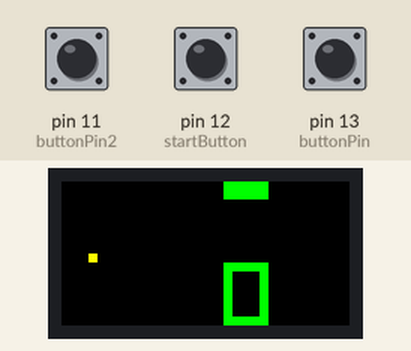
Recording of a sketch running on a simulated Arduino Uno, built with avr-gcc and run on an emulated ATmega328P. Shown: 32×16 colour display. The test bench sets the inputs (shaded band); at power-on: pin 11 (buttonPin2) LOW, pin 12 (startButton) HIGH, pin 13 (buttonPin) LOW. Random numbers use the default seed unless the sketch sets one.

Above: at 3.59 s.
3.6 s: pin 11 (buttonPin2) pulled HIGH for 0.15 s
At 14.7 s:
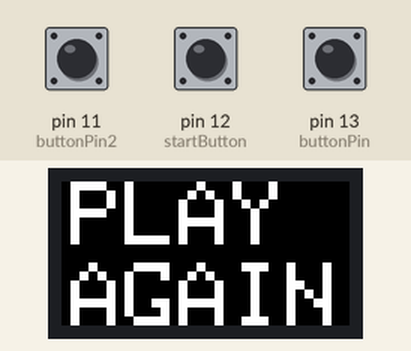
15.7 s: pin 12 (startButton) pulled LOW for 1 s
At 16.9 s:
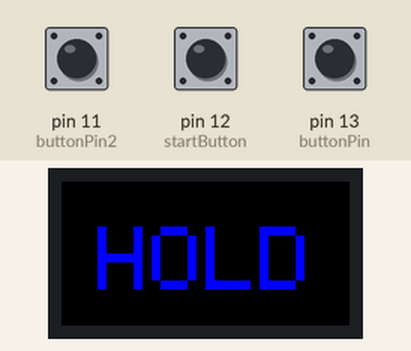
19.7 s: pin 13 (buttonPin) pulled HIGH for 1 s
At 20.51 s:
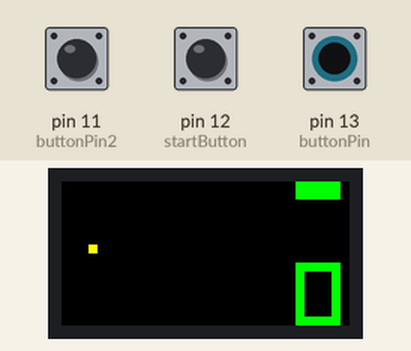
22.2 s: pin 11 (buttonPin2) pulled HIGH for 1 s
At 24.0 s:
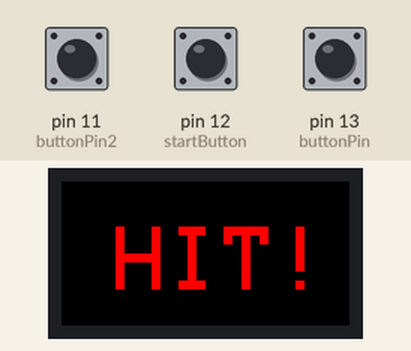
Timing chart, 0 to 25.5 s (numbered marks = the images above; inputs shaded):
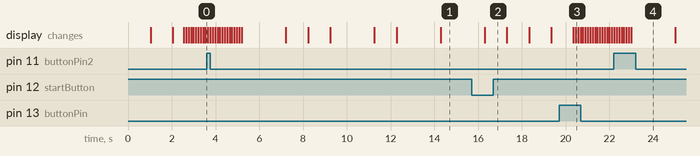

The sketch:

FINALCODE.ino
```cpp
//Written by Samir Sanchez Tejada and Julia Dudlak
#include <RGBmatrixPanel.h>
#define CLK  8
#define OE   9
#define LAT 10
#define A   A0
#define B   A1
#define C   A2
RGBmatrixPanel matrix(A, B, C, CLK, LAT, OE, false);
const int buttonPin = 13;
const int buttonPin2 = 11;
const int startButton = 12;
void setup() {
pinMode(buttonPin, INPUT);
Serial.begin(9600);
int buttonState1 = 0;
int lastButtonState = 0;
int buttonState2 = 0;
int lastButtonState2 = 0;
int buttonState3 = 0;
int lastButtonState3 = 0;
int ScoreBoard =0;
int highscore=0;
int count = 0;

while(count < 20){
 matrix.begin();
if(count == 0){
matrix.setCursor(1, 0); //Prints out the intro screen to the game
matrix.setTextSize(0.5);
matrix.setTextColor(matrix.Color333(0,7,0));
matrix.print('H');
matrix.setTextColor(matrix.Color333(0,7,0));
matrix.print('E');
matrix.setTextColor(matrix.Color333(0,7,0));
matrix.print('L');
matrix.setTextColor(matrix.Color333(0,7,0));
matrix.print('L');
matrix.setTextColor(matrix.Color333(0,7,0));
matrix.print('O');
matrix.setTextColor(matrix.Color333(0,7,0));
matrix.print('!');
delay(1000);
matrix.fillScreen(matrix.Color333(0, 0, 0));
matrix.setCursor(1, 0);
matrix.setTextSize(1);
matrix.setTextColor(matrix.Color333(0,7,0));
matrix.print('L');
matrix.setTextColor(matrix.Color333(0,7,0));
matrix.print('U');
matrix.setTextColor(matrix.Color333(0,7,0));
matrix.print('C');
matrix.setTextColor(matrix.Color333(0,7,0));
matrix.print('K');
matrix.setTextColor(matrix.Color333(0,7,0));
matrix.print('Y');
matrix.setTextColor(matrix.Color333(0,7,0));
matrix.setCursor(1, 9);  // next line
matrix.setTextColor(matrix.Color333(0,7,0));
matrix.print('B');
matrix.setTextColor(matrix.Color333(0,7,0));
matrix.print('I');
matrix.setTextColor(matrix.Color333(0,7,0));
matrix.print('R');
matrix.setTextColor(matrix.Color333(0,7,0));
matrix.print('D');
matrix.setTextColor(matrix.Color333(0,7,0));
delay(1000);
matrix.fillScreen(matrix.Color333(0, 0, 0));
delay(500);
}

matrix.fillScreen(matrix.Color333(0, 0, 0));
int x=0;
int y=0;
int deincrementer1=0;//THIS IS FOR PIPE1
int pipe1height= 9;//THIS IS FOR PIPE1
int pipe1delay=0;
int deincrementer2=0;
int pipe2height=2;
int pipe2delay=0;
int birdheight=8;

while(digitalRead(startButton) != 1){//Waits for user input before the game begins
 matrix.setCursor(4, 5);
 matrix.setTextSize(0.3);
 matrix.setTextColor(matrix.Color333(0,0,7));
 matrix.print('H');
 matrix.setTextColor(matrix.Color333(0,0,7));
 matrix.print('O');
 matrix.setTextColor(matrix.Color333(0,0,7));
 matrix.print('L');
 matrix.setTextColor(matrix.Color333(0,0,7));
 matrix.print('D');
 delay(1000);
 matrix.fillScreen(matrix.Color333(0, 0, 0));
 matrix.setCursor(4, 5);
 matrix.setTextSize(0.3);
 matrix.setTextColor(matrix.Color333(0,0,7));
 matrix.print('B');
 matrix.setTextColor(matrix.Color333(0,0,7));
 matrix.print('L');
 matrix.setTextColor(matrix.Color333(0,0,7));
 matrix.print('U');
 matrix.setTextColor(matrix.Color333(0,0,7));
 matrix.print('E');
 delay(1000);
 matrix.fillScreen(matrix.Color333(0, 0, 0));
 matrix.setCursor(10, 5);
 matrix.setTextSize(0.3);
 matrix.setTextColor(matrix.Color333(0,0,7));
 matrix.print('T');
 matrix.setTextColor(matrix.Color333(0,0,7));
 matrix.print('O');
 delay(1000);
 matrix.fillScreen(matrix.Color333(0, 0, 0));
 matrix.setCursor(4, 5);
 matrix.setTextSize(0.3);
 matrix.setTextColor(matrix.Color333(0,0,7));
 matrix.print('P');
 matrix.setTextColor(matrix.Color333(0,0,7));
 matrix.print('L');
 matrix.setTextColor(matrix.Color333(0,0,7));
 matrix.print('A');
 matrix.setTextColor(matrix.Color333(0,0,7));
 matrix.print('Y');
 delay(1000);
 matrix.fillScreen(matrix.Color333(0, 0, 0));
}
x=0;
while(x==0){//This starts the game and reads the up and down buttons
buttonState1 = digitalRead(buttonPin);
buttonState2 = digitalRead(buttonPin2);
matrix.drawPixel(3, birdheight, matrix.Color333(7, 7, 0));//Draws the bird to the screen
if (buttonState1 != lastButtonState) {
 if (buttonState1 == HIGH) {
  if(birdheight>=1){//Makes the bird move down on the screen if the left button is pressed and makes sure that the bird can't go below the screen
   birdheight--;
  }
 }
}
if (buttonState2 != lastButtonState2) {
 if (buttonState2 == HIGH) {
  if(birdheight<=14){//Makes the bird move up on the screen if the right button is pressed and makes sure that the bird can't go above the screen
   birdheight++;
  }
}
}
if(pipe1delay==0){
matrix.drawRect(27-deincrementer1, pipe1height, 5, 16-pipe1height, matrix.Color333(0, 7, 0));//Draws the pipe that runs through the bottom of the screen
if(27-deincrementer1==4 && birdheight>=pipe1height){//These different if statements represent the different triggers that end the game
  x++;
}
if(27-deincrementer1==4 && birdheight==15 && pipe1height==16){
  x++;
}
if(27-deincrementer1==3 && birdheight==15 && pipe1height==16){
  x++;
}
if(27-deincrementer1==2 && birdheight==15 && pipe1height==16){
  x++;
}
if(27-deincrementer1==1 && birdheight==15 && pipe1height==16){
  x++;
}
if(27-deincrementer1==0 && birdheight==15 && pipe1height==16){
  x++;
}
if(27-deincrementer1==3 && birdheight>=pipe1height){
  x++;
}
if(27-deincrementer1==2 && birdheight>=pipe1height){
  x++;
}
if(27-deincrementer1==1 && birdheight>=pipe1height){
  x++;
}
if(27-deincrementer1==0 && birdheight>=pipe1height){
  x++;
}
y++;
deincrementer1++;
}
if(deincrementer1>28){
 ScoreBoard++;//If the player passes one of the bottom pipes they gain a point.
if(birdheight==pipe1height){//One of the hitbox detections that ends the game if hit
 x++;
}
y++;
deincrementer1=0;
pipe1height= random(pipe2height+3,18);
pipe1delay = random(3,20);
}
if(pipe2delay==0){
 matrix.drawRect(27-deincrementer2, 0, 5, pipe2height, matrix.Color333(0, 7, 0));//Draws the second pipe into the game.
 if(27-deincrementer2==4 && birdheight<pipe2height){//Different hitbox detections for if the bird hits the pipe.
  x++;
 }
 if(27-deincrementer2==3 && birdheight<pipe2height){
  x++;
 }
 if(27-deincrementer2==2 && birdheight<pipe2height){
  x++;
 }
 if(27-deincrementer2==1 && birdheight<pipe2height){
  x++;
 }
 if(27-deincrementer2==0 && birdheight<pipe2height){
  x++;
 }
 y++;
 deincrementer2++;
}
if(deincrementer2>28){//Checks if pipe2 has reached the end of the screen and if so generated a random height and delay amount for the next pipe to come in
 if(birdheight<pipe2height){//Hitbox detections when the pipe reaches the end of the screen
  x++;
 }
 y++;
 deincrementer2=0;
 pipe2height= random(2,pipe1height-2);
 pipe2delay = random(3,20);
}

if(pipe1delay!=0){//Registers the delay and deincrements until pipe1delay reaches 0 meaning that a new pipe can be printed
pipe1delay--;
}
if(pipe2delay!=0){//Registers the delay and deincrements until pipe2delay reaches 0 meaning that a new pipe can be printed
pipe2delay--;
}
if(y<60){//Variables used to speed up the game as you get further and further
delay(100);
}
else if(y<100){
delay(85);
}
else if(y<300){
delay(65);
}
else if(y<800){
delay(55);
}
else if(y<2000){
delay(45);
}
else{
delay(30);
}
matrix.fillScreen(matrix.Color333(0, 0, 0));
}
matrix.setCursor(6, 5);
matrix.setTextSize(1);
matrix.setTextColor(matrix.Color333(7,0,0));//Prints out that the game has been lost
matrix.print('H');
matrix.setTextColor(matrix.Color333(7,0,0));
matrix.print('I');
matrix.setTextColor(matrix.Color333(7,0,0));
matrix.print('T');
matrix.setTextColor(matrix.Color333(7,0,0));
matrix.print('!');
delay(2000);
matrix.fillScreen(matrix.Color333(0, 0, 0));
matrix.setCursor(1, 0);
matrix.setTextSize(1);
matrix.setTextColor(matrix.Color333(7,7,7));//Prints out the game over screen
matrix.print('G');
matrix.setTextColor(matrix.Color333(7,7,7));
matrix.print('A');
matrix.setTextColor(matrix.Color333(7,7,7));
matrix.print('M');
matrix.setTextColor(matrix.Color333(7,7,7));
matrix.print('E');
matrix.setCursor(1, 9);  // next line
matrix.setTextColor(matrix.Color333(7,7,7));
matrix.print('O');
matrix.setTextColor(matrix.Color333(7,7,7));
matrix.print('V');
matrix.setTextColor(matrix.Color333(7,7,7));
matrix.print('E');
matrix.setTextColor(matrix.Color333(7,7,7));
matrix.print('R');
matrix.setTextColor(matrix.Color333(7,7,7));
delay(1000);
matrix.fillScreen(matrix.Color333(0, 0, 0));
matrix.setCursor(1, 0);
matrix.setTextSize(1);
matrix.setTextColor(matrix.Color333(7,0,7));//Prints out the user's score
matrix.print('S');
matrix.setTextColor(matrix.Color333(7,0,7));
matrix.print('C');
matrix.setTextColor(matrix.Color333(7,0,7));
matrix.print('O');
matrix.setTextColor(matrix.Color333(7,0,7));
matrix.print('R');
matrix.setTextColor(matrix.Color333(7,0,7));
matrix.print('E');
matrix.setCursor(1, 9);  // next line
matrix.setTextColor(matrix.Color333(7,0,7));
matrix.print('C');
matrix.setTextColor(matrix.Color333(7,0,7));
matrix.print('O');
matrix.setTextColor(matrix.Color333(7,0,7));
matrix.print('U');
matrix.setTextColor(matrix.Color333(7,0,7));
matrix.print('N');
matrix.setTextColor(matrix.Color333(7,0,7));
matrix.print('T');
// whew!
delay(1000);
matrix.fillScreen(matrix.Color333(0, 0, 0));
matrix.setCursor(1, 0);  // start at top left, with one pixel of spacing
matrix.setTextSize(1);   // size 1 == 8 pixels high
// print each letter with a rainbow color
matrix.setTextColor(matrix.Color333(7,0,7));
String score= (String)ScoreBoard;
char first=' ';//Changes the score count into different characters that can then be printed out using the LED Display's library
char second=' ';
char third=' ';
char fourth=' ';
char fifth=' ';
char sixth=' ';
for(int i =0; i<score.length(); i++){
if(i==0){
  first=score.charAt(i);
}
if(i==1){
  second=score.charAt(i);
}
if(i==2){
  third=score.charAt(i);
}
if(i==3){
  fourth=score.charAt(i);
}
if(i==4){
  fifth=score.charAt(i);
}
if(i==5){
  sixth=score.charAt(i);
}
}
matrix.fillScreen(matrix.Color333(0, 0, 0));
matrix.setCursor(5, 5);
matrix.setTextSize(1);
matrix.setTextColor(matrix.Color333(7,0,7));//Prints out the users score
if(first!=' '){
matrix.print(first);
}
matrix.setTextColor(matrix.Color333(7,0,7));
if(second!=' '){
matrix.print(second);
}
matrix.setTextColor(matrix.Color333(7,0,7));
if(third!=' '){
matrix.print(third);
}
matrix.setTextColor(matrix.Color333(7,0,7));
if(fourth!=' '){
matrix.print(fourth);
}
matrix.setTextColor(matrix.Color333(7,0,7));
if(fifth!=' '){
matrix.print(fifth);
}
matrix.setTextColor(matrix.Color333(7,0,7));
if(sixth!=' '){
matrix.print(sixth);
}
delay(2000);
matrix.fillScreen(matrix.Color333(0, 0, 0));
matrix.setCursor(1, 0);
matrix.setTextSize(1);
matrix.setTextColor(matrix.Color333(7,7,7));//Prints out the high score
matrix.print('H');
matrix.setTextColor(matrix.Color333(7,7,7));
matrix.print('I');
matrix.setTextColor(matrix.Color333(7,7,7));
matrix.print('G');
matrix.setTextColor(matrix.Color333(7,7,7));
matrix.print('H');
matrix.setCursor(1, 9);  // next line
matrix.setTextColor(matrix.Color333(7,7,7));
matrix.print('S');
matrix.setTextColor(matrix.Color333(7,7,7));
matrix.print('C');
matrix.setTextColor(matrix.Color333(7,7,7));
matrix.print('O');
matrix.setTextColor(matrix.Color333(7,7,7));
matrix.print('R');
matrix.setTextColor(matrix.Color333(7,7,7));
matrix.print('E');
delay(1000);

if(ScoreBoard>highscore){//Checks whether the high score needs to be changed
  highscore=ScoreBoard;
}
ScoreBoard=0;
score= (String) highscore;
first=' ';
second=' ';
third=' ';
fourth=' ';
fifth=' ';
sixth=' ';
for(int i =0; i<score.length(); i++){//Assigns the high score numbers
if(i==0){
  first=score.charAt(i);
}
if(i==1){
  second=score.charAt(i);
}
if(i==2){
  third=score.charAt(i);
}
if(i==3){
  fourth=score.charAt(i);
}
if(i==4){
  fifth=score.charAt(i);
}
if(i==5){
  sixth=score.charAt(i);
}
}
matrix.fillScreen(matrix.Color333(0, 0, 0));
matrix.setCursor(5, 5);
matrix.setTextSize(1);
matrix.setTextColor(matrix.Color333(7,7,7));
if(first!=' '){//Prints out the high score to the display
matrix.print(first);
}
matrix.setTextColor(matrix.Color333(7,7,7));
if(second!=' '){
matrix.print(second);
}
matrix.setTextColor(matrix.Color333(7,7,7));
if(third!=' '){
matrix.print(third);
}
matrix.setTextColor(matrix.Color333(7,7,7));
if(fourth!=' '){
matrix.print(fourth);
}
matrix.setTextColor(matrix.Color333(7,7,7));
if(fifth!=' '){
matrix.print(fifth);
}
matrix.setTextColor(matrix.Color333(7,7,7));
if(sixth!=' '){
matrix.print(sixth);
}

delay(2000);
matrix.fillScreen(matrix.Color333(0, 0, 0));
matrix.setCursor(1, 0);
matrix.setTextColor(matrix.Color333(7,7,7));//Asks the play to play again
matrix.print('P');
matrix.setTextColor(matrix.Color333(7,7,7));
matrix.print('L');
matrix.setTextColor(matrix.Color333(7,7,7));
matrix.print('A');
matrix.setTextColor(matrix.Color333(7,7,7));
matrix.print('Y');
matrix.setCursor(1, 9);  // next line
matrix.setTextColor(matrix.Color333(7,7,7));
matrix.print('A');
matrix.setTextColor(matrix.Color333(7,7,7));
matrix.print('G');
matrix.setTextColor(matrix.Color333(7,7,7));
matrix.print('A');
matrix.setTextColor(matrix.Color333(7,7,7));
matrix.print('I');
matrix.setTextColor(matrix.Color333(7,7,7));
matrix.print('N');
delay(2000);
count++;//Loops back to the intro
}
}
void loop() {
}
```
